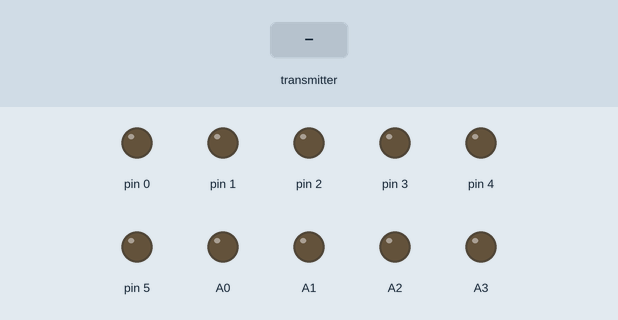
Recording of a sketch running on a simulated Arduino Uno, built with avr-gcc and run on an emulated ATmega328P. On the bench: output pins drawn as LEDs (lit = HIGH). Inputs (shaded band) come from the test bench. No radio packets arrive unless stated.

Above: at 1.2 s.
1.3 s: the transmitter starts sending leftstickx = 0
At 2.5 s:
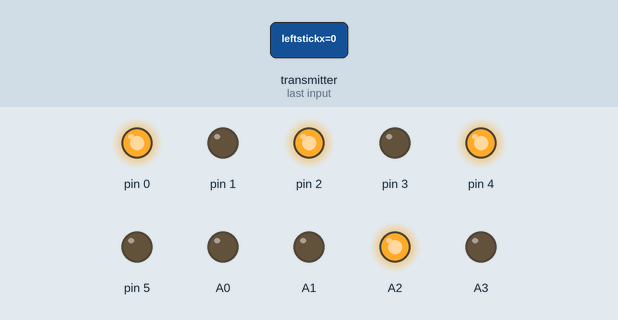
2.8 s: the transmitter starts sending leftsticky = 1023
At 3.9 s:
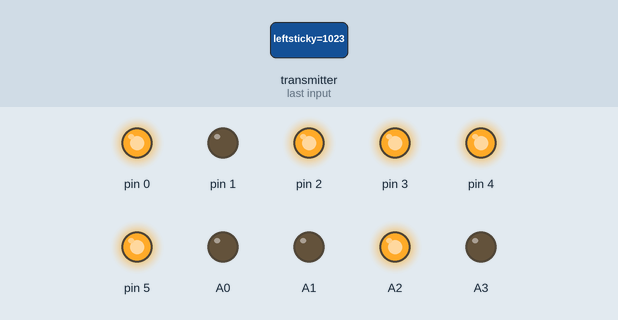
4.3 s: the transmitter starts sending rightstickx = 1023
At 5.0 s:
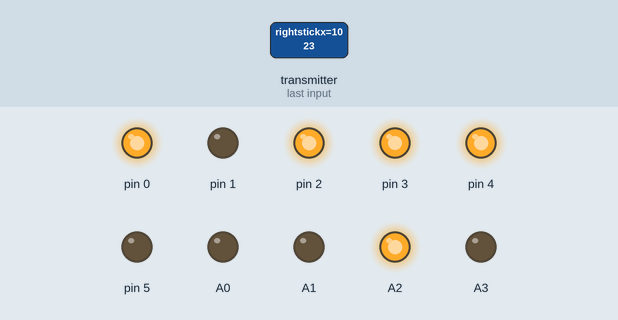
5.8 s: the transmitter starts sending leftsticky = 0
At 6.1 s:
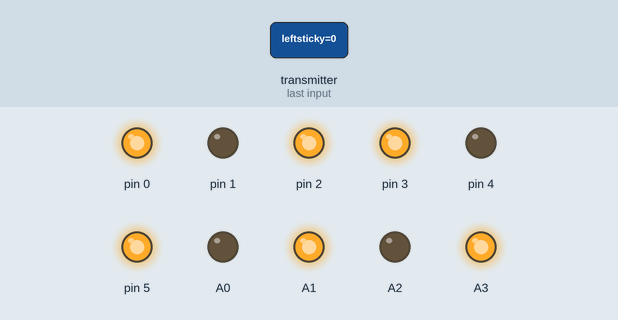
7.3 s: the transmitter starts sending rightstickx = 256
At 8.5 s:
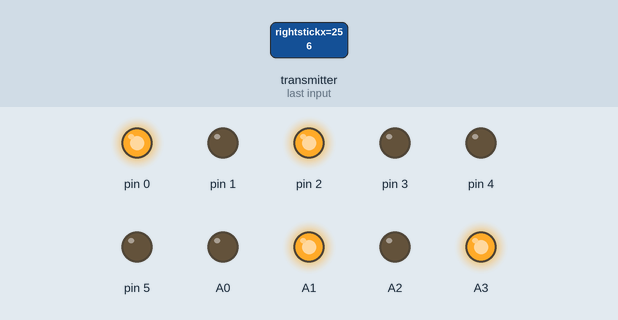
Timing chart, 0 to 9.8 s (numbered marks = the images above; inputs shaded):
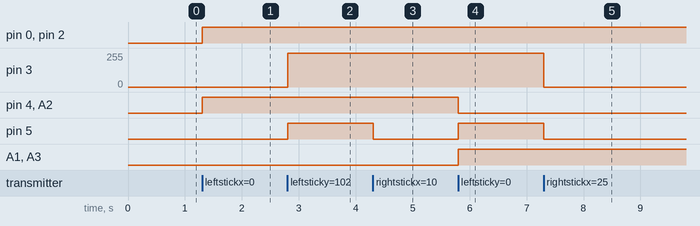

The sketch:

RC-Driver.ino
```cpp
/*
* Receiver Code for RC Driver
* Written by Christopher Lai
* For loklokfafa
*
* Last Updated: 11/25/2022 -
*/

#include <SPI.h>
#include <nRF24L01.h>
#include <RF24.h>

#include <Wire.h>
#include <Adafruit_GFX.h>
#include <Adafruit_SSD1306.h>

#define SCREEN_WIDTH 128 // OLED display width, in pixels
#define SCREEN_HEIGHT 32 // OLED display height, in pixels


RF24 radio(7, 8); // CE, CSN
const byte address[6] = "00501";
const uint8_t  channel = 169;

// Pin Definitions
// edited 11/25/2022 - zach
// changed to const int for easy usage in parameters
// which ended up being pointless anyways because i have to create
// my own motor object thanks to how L298's handle polarity
const int in1L = 0;
const int in2L = 1;
const int in3L = 2;
const int in4L = A0;
const int in1R = 4;
const int in2R = A1;
const int in3R = A2;
const int in4R = A3;

//added 11/25/2022 - zach
//the hard way, you could easily get away with running speed control channels A & B for each side through one signal
//it would free up two analog ports for other activities, but this is more "correct".
#define en_L 3
#define en_R 5


bool conn = false;

// Max size 32 bytes because of buffer limit
struct CMD_Packet {
  //edited 11/25/2022 - zach
  //passing ints because i was too lazy to do mapping on hte bot code
  int leftstickx;
  int leftsticky;
  int rightstickx;
  int rightsticky;
  byte btnleft;
  byte btnright;
  byte potleft;
  byte potright;
  byte modeSW;
  byte leftSW;
  byte rightSW;
};

//added 11/25/2022 - zach
//LA CREATURA~!!!
class Motor{ //i hate you L298 i hate you i hate you i hateyou
  private:
    //inheret pins
    int en; //analog
    int fwd;
    int rev;

  public:
    void kill(){
      analogWrite(en, 0);
    }

    Motor(int en_, int fwd_, int rev_){ //constructor

      en = en_;
      fwd = fwd_;
      rev = rev_;
      pinMode(en, OUTPUT);
      pinMode(fwd, OUTPUT);
      pinMode(rev, OUTPUT);

      kill();
    }

    void set(int speed){

      analogWrite(en, abs(speed));
      // Serial.print("ESC at ");
      // Serial.print(en);
      // Serial.print(" outputting ");
      // Serial.println(speed);

      if(speed < 0){ //this is why i hate L298's. what is the fuckin 70's with this pin polarity madge
        digitalWrite(fwd, LOW);
        digitalWrite(rev, HIGH);
      }
      else{
        digitalWrite(fwd, HIGH);
        digitalWrite(rev, LOW);
      }
    }
};

CMD_Packet packet;
//added 11/25/2022 - zach
//OOP users shaking my smh
Motor fL(en_L, in1L, in2L);
Motor rL(en_L, in3L, in4L);
Motor fR(en_R, in1R, in2R);
Motor rR(en_R, in3R, in4R);

void setup() {
  // Set Up Serial Comms - Debug
  //Serial.begin(9600); //comment out on live

  // Set up Radio
  radio.begin();
  radio.openReadingPipe(1, address);
  radio.setPALevel(RF24_PA_LOW,0);
  radio.setChannel(channel);
  radio.startListening();

}

void loop() {
  if (radio.available()) {
    conn = true;
    radio.read(&packet, sizeof(packet));

    //added 11/25/2022 - zach
    //control mixing algo
    // -> make one of the switches switch between tank/arcade?
    // -> or rather one-stick/two-stick arcade. tank drive users are ontologically evil
    fL.set(packet.leftsticky + packet.rightstickx);
    fR.set(packet.leftsticky - packet.rightstickx);
    rL.set(packet.leftsticky + packet.rightstickx);
    rR.set(packet.leftsticky - packet.rightstickx);

  }
  else{

    //edited 11/25/2022 - zach
    // delay(5);
    //failsafe


  }
}

//deleted unused functions 11/25/2022 - zach
```

Measured:
- after the input at 1.3 s, pin 0, pin 2, pin 4, A2: LOW → HIGH at once
- after the input at 2.8 s, pin 3: 0/255 → 255/255 at once; pin 5: LOW → HIGH at once
- after the input at 4.3 s, pin 3: 255/255 → 254/255 at once; pin 5: HIGH → LOW at once
- after the input at 5.8 s, pin 3: 254/255 → 255/255 at once; pin 4, A2: HIGH → LOW at once; pin 5, A1, A3: LOW → HIGH at once
- after the input at 7.3 s, pin 3: 255/255 → 0/255 at once; pin 5: HIGH → LOW at once
